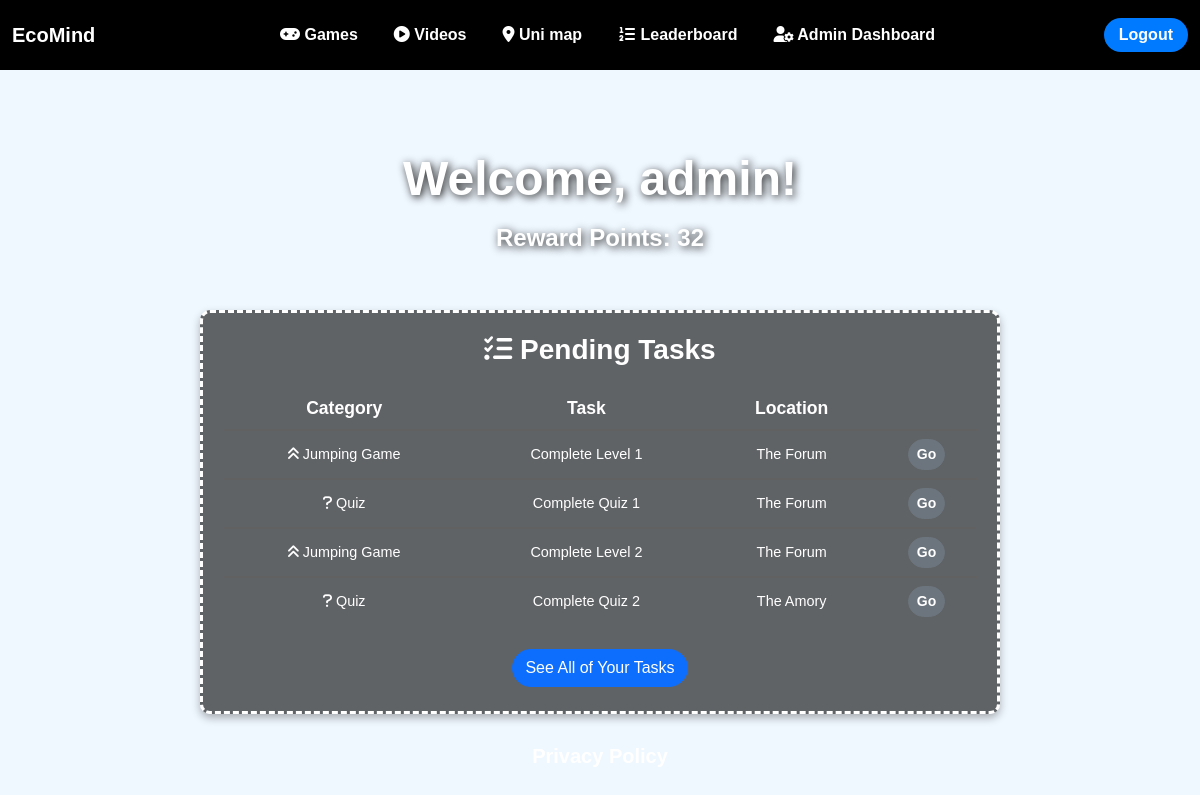
The page /home/ (signed in) on the database as committed earlier.
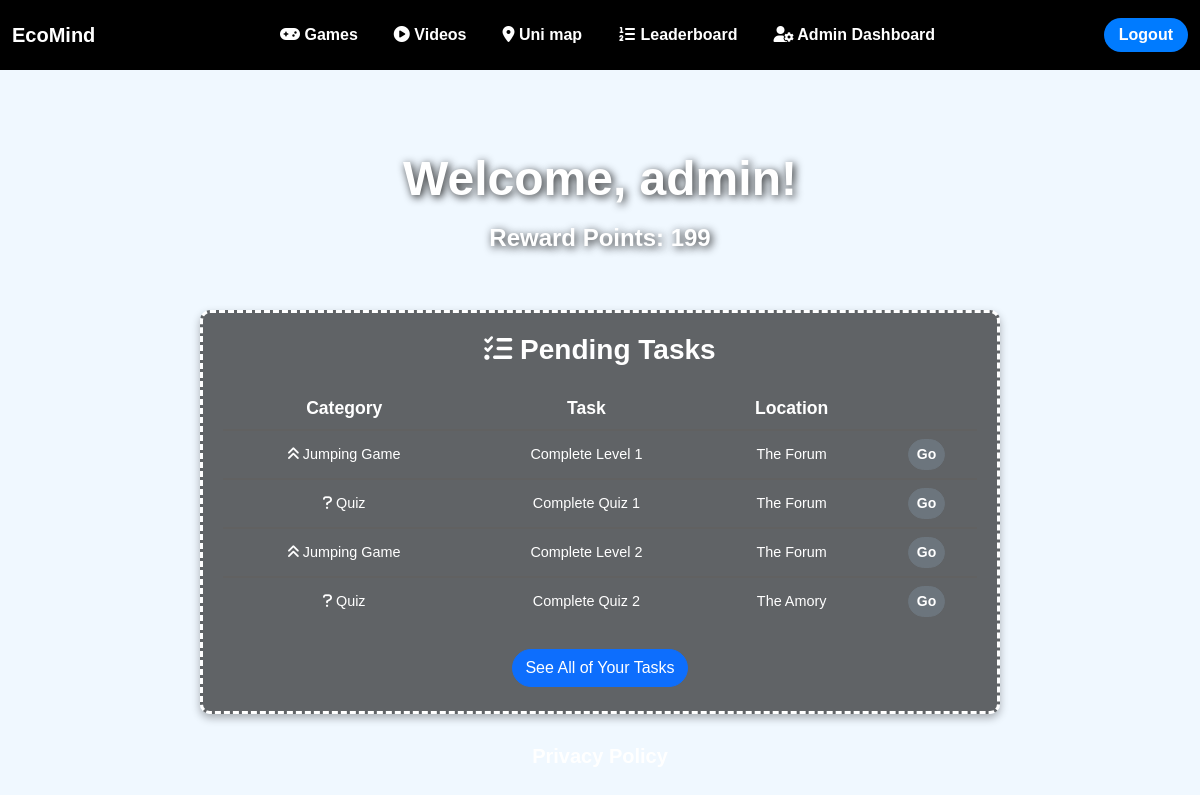
The same page on the database as committed later.
### core_app/models.py (models this page shows)
class UserAccount(AbstractUser):
    '''
    example of how to add additional attributes
    pts = models.PositiveIntegerField(default=0)
    '''
    reward_pts = models.PositiveIntegerField(default=0)
    account_type = models.CharField(
        max_length=10, choices=[(tag.value, tag.name) for tag in AccountType], default=AccountType.USER.value
    )
    def __str__(self):
        return self.username

### core_app/views.py (the view)
# urls.py: path('home/', views.home_view, name='home'),
def home_view(request):
    task_data = [
        ['fas fa-angle-double-up', 'Jumping Game', 'Complete Level 1', 'The Forum', 'jumping_game'],
        ['fas fa-question', 'Quiz', 'Complete Quiz 1', 'The Forum', 'quizzes:quiz'],
        ['fas fa-angle-double-up', 'Jumping Game', 'Complete Level 2', 'The Forum', 'jumping_game'],
        ['fas fa-question', 'Quiz', 'Complete Quiz 2', 'The Amory', 'quizzes:quiz'],
        ['fas fa-question', 'Quiz', 'Complete Quiz 3', 'The Amory', 'quizzes:quiz'],
        ['fas fa-angle-double-up', 'Jumping Game', 'Complete Level 3', 'The Amory', 'jumping_game'],
        ['fas fa-question', 'Quiz', 'Complete Quiz 4', 'Streatham Court', 'quizzes:quiz'],
    ]
    return render(request, 'core_app/home.html', {'user': request.user, 'task_data' : task_data})

### core_app/templates/core_app/home.html (shortened to what this page needs)
{% extends 'core_app/base.html' %}
{% load static %}
{% block body_content %}
{% include 'core_app/navbar.html' %}
<div class="main-banner">
    <p class="display-5 fw-bold" style="text-align: center;">
    {% if user.is_authenticated %}
        Welcome, {{ user }}!
    {% else %}
        Welcome!
    {% endif %}
    </p>
    {% if user.is_authenticated %}
        <p class="h4 fw-bold" style="text-align: center;">Reward Points: {{ user.reward_pts }}</p>
    {% else %}
        <p class="h4 fw-bold" style="text-align: center;">Log In To See Your Reward Points</p>
    {% endif %}
</div>
<div class="task-container">
    <h3 class="mb-3 fw-bold text-white"><i class="fa fa-tasks"></i> Pending Tasks</h3>
    <table class="task-table">
        <thead>
            <tr class="py-2">
                <th scope="col">Category</th>
                <th scope="col">Task</th>
                <th scope="col">Location</th>
                <th scope="col"></th>
            </tr>
        </thead>
        <tbody>
            {% for task in task_data|slice:"4" %}
                <tr>
                    <td><i class="{{ task.0 }}"></i> {{ task.1 }}</td>
                    <td>{{ task.2 }}</td>
                    <td>{{ task.3 }}</td>
                    {% url task.4 as go_url %}
                    <td><a class="btn btn-sm btn-secondary fw-bold rounded-pill" href="{{ go_url }}">Go</a></td>
                </tr>
            {% endfor %}
        </tbody>
    </table>
    <button type="button" class="btn btn-primary rounded-pill my-1" data-bs-toggle="modal" data-bs-target="#taskModal">
        See All of Your Tasks
    </button>
</div>
<p style="width: 100%;"><a href="{% url 'privacy_policy' %}" class="privacy-policy h5">Privacy Policy</a></p>
{% endblock %}

Rows that differ between the two databases and show on the page:
changed UserAccount "admin": reward_pts "32" → "199"
